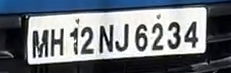
#> input picture lp_cropped.png, 231 x 73 px
$ python -i preprocessing.py   (imports and definitions only)
#> lines starting #> are read from the running program, lines starting #| are printed output that depends on the picture; after the words box and inside, x2 and y2 are one past the last pixel; in counts of white or black regions, pixels touching at a corner belong together
#!/usr/bin/env python
# coding: utf-8

# In[1]:


# !pip install opencv-python
import cv2
from matplotlib import pyplot as plt
import numpy as np
import pandas as pd
import easyocr
# [1 line that did not run here, left out]


# In[2]:


self_cropped_image = "lp_cropped.png"
# [2 lines not run here, left out]
image_list = []


# In[3]:


# [15 lines left out: function display, not called in this run]


# In[4]:


# display(self_cropped_image)


# Inverted Images

# In[5]:


# [1 line that did not run here, left out]
# [10 lines not run here, left out]


# Rescaling -  optimised range, comes down to dpi, height of characters

# Binarization - image should be in grayscale

# In[7]:


def grayscale(image):
    return cv2.cvtColor(image,cv2.COLOR_BGR2GRAY)


# In[8]:


# [1 line that did not run here, left out]
# [3 lines not run here, left out]


# display("gray.png")


# In[9]:


# [1 line that did not run here, left out]
# [1 line that did not run here, left out]
# [1 line that did not run here, left out]
# [1 line that did not run here, left out]
# [1 line that did not run here, left out]

# [14 lines not run here, left out]


# display("im_bw1.png")
# display("im_otsu_og.png")
# display("im_otsu2.png")


# Noise removal

# In[10]:


# [8 lines left out: function noise_removal, not called in this run]


# In[11]:


# [1 line that did not run here, left out]
# [2 lines not run here, left out]


# In[12]:


# display("im_bw1.png")
# display("nonoise.png")


# Erosion and dilation

# In[13]:


# [6 lines left out: function thin_font, not called in this run]


# In[14]:


# [1 line that did not run here, left out]
# [2 lines not run here, left out]


# display("eroded.png")


# Dilated image - not working

# In[15]:


# [6 lines left out: function thick_font, not called in this run]


# In[16]:


# [1 line that did not run here, left out]
# [2 lines not run here, left out]

# display("dilated.png")


# Rotation / Deskewing

# In[17]:


def getSkewAngle(cvImage) -> float:
    # Prep image, copy, convert to gray scale, blur, and threshold
    newImage = cvImage.copy()
    # gray = cv2.cvtColor(newImage, cv2.COLOR_BGR2GRAY)
    blur = cv2.GaussianBlur(cvImage, (9, 9), 0)
    thresh = cv2.threshold(blur, 0, 255, cv2.THRESH_BINARY_INV + cv2.THRESH_OTSU)[1]

    # Apply dilate to merge text into meaningful lines/paragraphs.
    # Use larger kernel on X axis to merge characters into single line, cancelling out any spaces.
    # But use smaller kernel on Y axis to separate between different blocks of text
    kernel = cv2.getStructuringElement(cv2.MORPH_RECT, (30, 5))
    dilate = cv2.dilate(thresh, kernel, iterations=2)

    # Find all contours
    contours, hierarchy = cv2.findContours(dilate, cv2.RETR_LIST, cv2.CHAIN_APPROX_SIMPLE)
    contours = sorted(contours, key = cv2.contourArea, reverse = True)
    for c in contours:
        rect = cv2.boundingRect(c)
        x,y,w,h = rect
        cv2.rectangle(newImage,(x,y),(x+w,y+h),(0,255,0),2)

    # Find largest contour and surround in min area box
    largestContour = contours[0]
    print (len(contours))
    minAreaRect = cv2.minAreaRect(largestContour)
    cv2.imwrite("boxes.png", newImage)
    # Determine the angle. Convert it to the value that was originally used to obtain skewed image
    angle = minAreaRect[-1]
    if angle < -45:
        angle = 90 + angle
    return -1.0 * angle
# Rotate the image around its center
def rotateImage(cvImage, angle: float):
    newImage = cvImage.copy()
    (h, w) = newImage.shape[:2]
    center = (w // 2, h // 2)
    M = cv2.getRotationMatrix2D(center, angle, 1.0)
    newImage = cv2.warpAffine(newImage, M, (w, h), flags=cv2.INTER_CUBIC, borderMode=cv2.BORDER_REPLICATE)
    return newImage


# In[18]:


def deskew(CVimage):
    angle = getSkewAngle(CVimage)
    return rotateImage(CVimage, -1.0 * angle)


# In[19]:


# display("yolo_cropped.png")


# In[20]:


# [7 lines left out: function remove_borders, not called in this run]


# In[21]:


# [1 line that did not run here, left out]
# [2 lines not run here, left out]

# display('no_borders.png')


# In[22]:


color = [255, 255, 255]
top, bottom, left, right = [15]*4


# In[23]:


# [1 line that did not run here, left out]
# [2 lines not run here, left out]
# display("image_with_border.png")


# In[24]:


# [1 line that did not run here, left out]
# [11 lines not run here, left out]


# In[26]:


results = {}
df = pd.DataFrame(results, columns=['Image_name', 'Text', 'Confidence score'])
# new_df = pd.read_csv('Users.csv')
# [1 line not run here, left out]
# print(new_df)


# In[27]:


# [12 lines left out: function testEasyOCR, not called in this run]


# In[28]:


# [9 lines not run here, left out]


# [14 lines of commented-out code are left out]

>>> import cv2
>>> picture = cv2.imread('lp_cropped.png', cv2.IMREAD_GRAYSCALE)
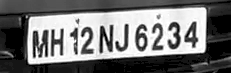
#> picture: shape (73, 231); min 0, max 255, mean 116
>>> result = deskew(picture)
#> in getSkewAngle, `blur = cv2.GaussianBlur(cvImage, (9, 9), 0)`:
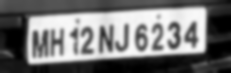
#> blur: shape (73, 231); min 0, max 251, mean 115.9
#> in getSkewAngle, `thresh = cv2.threshold(blur, 0, 255, cv2.THRESH_BINARY_INV + cv2.THRES..`:
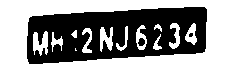
#> thresh: shape (73, 231); 57.9% white; 3 black regions (1 under 20 px), largest, box (x1, y1, x2, y2) and area: (27, 7, 207, 64) 7039, (138, 38, 145, 46) 43
#> in getSkewAngle, `dilate = cv2.dilate(thresh, kernel, iterations=2)`:
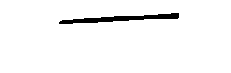
#> dilate: shape (73, 231); 96.8% white; 1 black region
#> in getSkewAngle, `contours, hierarchy = cv2.findContours(dilate, cv2.RETR_LIST, cv2.CHAI..`: contours = 2 contours; box (x1, y1, x2, y2) and area: (0, 0, 231, 73) 16560, (58, 12, 180, 25) 668
#> the loop in getSkewAngle, `for c in contours:` made 2 passes
#> (c, x, y, w, h) on pass 1: ([[0, 0], [0, 72], [230, 72], [230, 0]], 0, 0, 231, 73)
#> (x, y, w, h) on pass 2: (58, 12, 122, 13)
#> after the loop in getSkewAngle, `for c in contours:`:
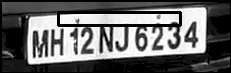
#> newImage: shape (73, 231); 9.33% of pixels changed, all inside (x1, y1, x2, y2) = (0, 0, 231, 73)
#> in getSkewAngle, `largestContour = contours[0]`: largestContour = [[0, 0], [0, 72], [230, 72], [230, 0]]
#| 2
#> in getSkewAngle, `minAreaRect = cv2.minAreaRect(largestContour)`: minAreaRect = ((115, 36), (72, 230), -90)
#> in getSkewAngle, `angle = minAreaRect[-1]`: angle = -90
#> in getSkewAngle, `angle = 90 + angle`: angle = 0
#> in rotateImage, `M = cv2.getRotationMatrix2D(center, angle, 1.0)`: M = [[1, 0, 0], [0, 1, 0]]
